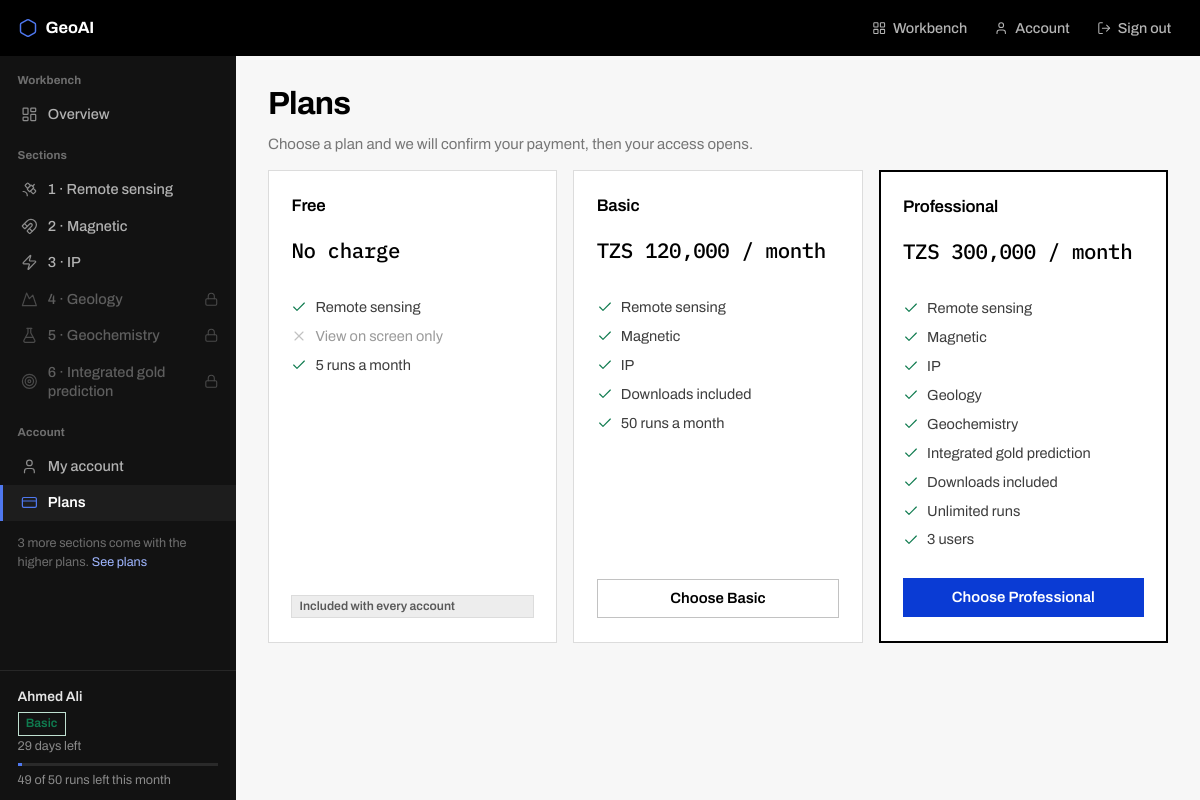
Page /pricing (signed in) on the committed database.
### portal/models.py (models this page shows, shortened)
class User(UserMixin, db.Model):
    __tablename__ = "users"
    id = db.Column(db.Integer, primary_key=True)
    email = db.Column(db.String(190), unique=True, nullable=False, index=True)
    name = db.Column(db.String(120), nullable=False, default="")
    organisation = db.Column(db.String(160), nullable=False, default="")
    phone = db.Column(db.String(40), nullable=False, default="")
    password_hash = db.Column(db.String(255), nullable=False)
    is_admin = db.Column(db.Boolean, nullable=False, default=False)
    is_active_account = db.Column(db.Boolean, nullable=False, default=True)
    created_at = db.Column(db.DateTime, nullable=False, default=now)
    last_login = db.Column(db.DateTime)
    subscriptions = db.relationship("Subscription", back_populates="user", cascade="all, delete-orphan",
                                    order_by="Subscription.id.desc()")
    payments = db.relationship("Payment", back_populates="user", cascade="all, delete-orphan")
    @property
    def is_active(self):
        return self.is_active_account
    @property
    def subscription(self):
        for s in self.subscriptions:
            if s.is_live:
                return s
        return None
    @property
    def plan(self):
        s = self.subscription
        return s.plan if s else Plan.query.filter_by(code="free").first()
    @property
    def expires_at(self):
        s = self.subscription
        return _aware(s.ends_at) if s else None
    @property
    def days_left(self):
        e = self.expires_at
        return None if e is None else max((e - now()).days, 0)
    def allowed_sections(self):
        if self.is_admin:
            return released(SECTIONS)
        p = self.plan
        return p.section_list if p else released(FREE_SECTIONS)
    def uploads_this_month(self):
        start = now().replace(day=1, hour=0, minute=0, second=0, microsecond=0)
        return db.session.query(func.count(UsageEvent.id)).filter(
            UsageEvent.user_id == self.id, UsageEvent.kind == "upload",
            UsageEvent.at >= start).scalar() or 0
    def upload_allowance(self):
        p = self.plan
        limit = p.max_uploads_per_month if p and p.max_uploads_per_month else None
        return self.uploads_this_month(), limit

class Subscription(db.Model):
    __tablename__ = "subscriptions"
    id = db.Column(db.Integer, primary_key=True)
    user_id = db.Column(db.Integer, db.ForeignKey("users.id"), nullable=False, index=True)
    plan_id = db.Column(db.Integer, db.ForeignKey("plans.id"), nullable=False)
    started_at = db.Column(db.DateTime, nullable=False, default=now)
    ends_at = db.Column(db.DateTime, nullable=False)
    status = db.Column(db.String(24), nullable=False, default="active")   # active, cancelled, expired
    note = db.Column(db.String(255), nullable=False, default="")
    created_by = db.Column(db.String(190), nullable=False, default="")    # admin email, or the gateway
    user = db.relationship("User", back_populates="subscriptions")
    plan = db.relationship("Plan")
    @property
    def is_live(self):
        return self.status == "active" and _aware(self.ends_at) > now()

class Plan(db.Model):
    __tablename__ = "plans"
    id = db.Column(db.Integer, primary_key=True)
    code = db.Column(db.String(32), unique=True, nullable=False)        # free, basic, pro
    name = db.Column(db.String(80), nullable=False)
    price = db.Column(db.Float, nullable=False, default=0.0)
    currency = db.Column(db.String(8), nullable=False, default="TZS")
    period_days = db.Column(db.Integer, nullable=False, default=30)
    sections = db.Column(db.Text, nullable=False, default="")           # comma-separated keys of SECTIONS
    can_download = db.Column(db.Boolean, nullable=False, default=False)
    max_uploads_per_month = db.Column(db.Integer, nullable=False, default=0)   # 0 = no limit
    seats = db.Column(db.Integer, nullable=False, default=1)
    is_public = db.Column(db.Boolean, nullable=False, default=True)     # shown on the pricing page
    sort = db.Column(db.Integer, nullable=False, default=0)
    @property
    def section_list(self):
        return released(s for s in (self.sections or "").split(",") if s)
    @property
    def price_label(self):
        if self.price <= 0:
            return "No charge"
        per = {30: "month", 31: "month", 90: "quarter", 365: "year"}.get(self.period_days,
                                                                         f"{self.period_days} days")
        return f"{self.currency} {self.price:,.0f} / {per}"

### portal/billing.py (the view)
@bp.route("/pricing")
def pricing():
    plans = Plan.query.filter_by(is_public=True).order_by(Plan.sort).all()
    return render_template("pricing.html", plans=plans, provider=current_app.config["PAYMENT_PROVIDER"])

### portal/__init__.py (called while the page is built)
def section_name(key):
    from .models import SECTIONS
    return SECTIONS.get(key, str(key).replace("-", " ").capitalize()).split("\u00b7")[-1].strip()

### portal/app/__init__.py (called while the page is built)
def visible_sections():
    return [s for s in SECTIONS if s["key"] not in NEXT_VERSION]

def upload_allowance():
    if current_user.is_admin:
        return 0, None, None
    used, limit = current_user.upload_allowance()
    return used, limit, None if limit is None else max(limit - used, 0)

def nav_context():
    if not current_user.is_authenticated:
        return {"app_sections": [], "locked_count": 0, "allowance": (0, None, None)}
    allowed = set(current_user.allowed_sections())
    have = set(store.sections_with_results(current_user.id))
    items = [{**s, "open": s["key"] in allowed, "has_result": s["key"] in have}
             for s in visible_sections()]
    return {"app_sections": items, "locked_count": sum(0 if i["open"] else 1 for i in items),
            "allowance": upload_allowance()}

### portal/app/store.py (called while the page is built)
def root():
    base = Path(current_app.config["DATA_DIR"]) / "work"
    base.mkdir(parents=True, exist_ok=True)
    return base

def home(user_id):
    p = root() / str(user_id)
    p.mkdir(parents=True, exist_ok=True)
    return p

def _safe(section):
    if section not in SECTIONS:
        raise ValueError(f"unknown section {section!r}")
    return section

def sections_with_results(user_id):
    out = {}
    for section in SECTIONS:
        run = Run.latest(user_id, section)
        if run and run.ok:
            out[section] = run
    return out

    @classmethod
    def latest(cls, user_id, section):
        runs = cls.list(user_id, section)
        return runs[0] if runs else None

    @classmethod
    def list(cls, user_id, section):
        d = home(user_id) / _safe(section)
        if not d.is_dir():
            return []
        runs = [cls(user_id, section, p.name) for p in d.iterdir()
                if p.is_dir() and not p.name.startswith("_")]     # "_draft" is not a run
        runs.sort(key=lambda r: r.id, reverse=True)          # the id starts with the timestamp
        return runs

### portal/icons.py (called while the page is built)
def icon(name, cls="", label=None):
    if name not in names():
        raise KeyError(f"no icon named {name!r} in {SPRITE.name}")
    aria = (f'role="img" aria-label="{label}"' if label else 'aria-hidden="true" focusable="false"')
    classes = f"ico {cls}".strip()
    return Markup(f'<svg class="{classes}" {aria}><use href="#i-{name}"></use></svg>')

### portal/models.py (called while the page is built)
def released(keys):
    return [k for k in keys if k not in NEXT_VERSION]

### portal/templates/pricing.html (shortened to what this page needs)
{% extends "console.html" if current_user.is_authenticated else "base.html" %}
{% block head %}<link rel="stylesheet" href="{{ url_for('static', filename='app.css') }}">{% endblock %}
{% block rail %}{% include "_rail_workbench.html" %}{% endblock %}
{% block main %}{% block body %}
<h1>Plans</h1>
{% if provider == 'manual' %}
<p class="muted">Choose a plan and we will confirm your payment, then your access opens.</p>
{% endif %}
<div class="grid g3">
  {% for p in plans %}
  <div class="plan {% if p.code == 'pro' %}featured{% endif %}">
    <h3>{{ p.name }}</h3>
    <div class="price">{{ p.price_label }}</div>
    <ul>
      {% for s in p.section_list if s != 'home' %}<li>{{ icon('check') }} {{ section_name(s) }}</li>{% endfor %}
      <li class="{{ '' if p.can_download else 'off' }}">{{ icon('check' if p.can_download else 'close') }}
        {{ 'Downloads included' if p.can_download else 'View on screen only' }}</li>
      <li>{{ icon('check') }}
        {{ p.max_uploads_per_month ~ ' runs a month' if p.max_uploads_per_month else 'Unlimited runs' }}</li>
      {% if p.seats > 1 %}<li>{{ icon('check') }} {{ p.seats }} users</li>{% endif %}
    </ul>
    {% if current_user.is_authenticated %}
      {% if p.price > 0 %}
        <a class="btn {{ 'primary' if p.code == 'pro' else 'sec' }} block"
           href="{{ url_for('billing.subscribe', code=p.code) }}">Choose {{ p.name }}</a>
      {% else %}<span class="tag no">Included with every account</span>{% endif %}
    {% else %}
      <a class="btn {{ 'primary' if p.code == 'pro' else 'sec' }} block"
         href="{{ url_for('auth.register') }}">Create an account</a>
    {% endif %}
  </div>
  {% endfor %}
</div>
{% endblock %}
{% endblock %}

### portal/templates/console.html (shortened to what this page needs)
{% extends "base.html" %}
{% block page %}
<div class="console">
  <aside class="rail" id="rail">
    {% block rail %}{% endblock %}
    <div class="rail-foot">
      <span class="who">{{ current_user.name or current_user.email }}</span>
      {% if current_user.is_admin %}
        <span class="tag ok">Administrator</span>
      {% else %}
        <span class="tag {{ 'ok' if current_user.subscription else 'no' }}">{{ current_user.plan.name }}</span>
        {% if current_user.days_left is not none %}<br>{{ current_user.days_left }} days left{% endif %}
        {% if allowance is defined and allowance[1] %}
          <div class="meter"><i style="width:{{ (100 * allowance[0] / allowance[1]) | round | int }}%"></i></div>
          {{ allowance[2] }} of {{ allowance[1] }} runs left this month
        {% endif %}
      {% endif %}
    </div>
  </aside>
  <main class="work">
    {% block main %}{% endblock %}
  </main>
</div>
{% endblock %}

### portal/static/style.css (style rules this page uses)
:root { --white:#ffffff; --g50:#f7f7f7; --g100:#ededed; --g150:#e4e4e4; --g200:#dcdcdc; --g300:#c2c2c2; --g400:#9a9a9a; --g500:#767676; --g600:#5a5a5a; --g700:#3d3d3d; --g800:#2a2a2a; --g900:#1c1c1c; --black:#000000; --blue:#0a3bd4; --blue-dk:#0730a6; --blue-lt:#4f78ef; --blue-wash:#edf1fd; --red:#c8102e; --red-wash:#fdeef0; --green:#0f7b4f; --green-wash:#eaf6f0; --amber:#8a5b00; --amber-wash:#fdf4e3; --ink:var(--black); --body:var(--g800); --muted:var(--g500); --line:var(--g200); --bg:var(--g50); --card:var(--white); --rail:#121212; --mono:"IBM Plex Mono",ui-monospace,SFMono-Regular,Menlo,Consolas,monospace; --sans:"Archivo","Archivo Fallback",system-ui,-apple-system,"Segoe UI",Roboto,sans-serif; --h-top:56px; --w-rail:236px; }
* { box-sizing:border-box }
html { -webkit-text-size-adjust:100% }
body { margin:0;background:var(--bg);color:var(--body); font:400 15px/1.55 var(--sans); font-feature-settings:"kern" 1; -webkit-font-smoothing:antialiased }
img,svg,video { max-width:100% }
a { color:var(--blue);text-decoration:none }
h1,h2,h3,h4 { color:var(--ink);font-weight:600;letter-spacing:-0.012em;margin:0 0 .6rem }
h1 { font-size:2rem;line-height:1.15;font-weight:700;letter-spacing:-0.022em }
h3 { font-size:1.06rem;line-height:1.3 }
p { margin:0 0 .9rem;max-width:74ch }
ul,ol { margin:0 0 .9rem;padding-left:1.15rem;max-width:74ch }
li { margin:.3rem 0 }
.muted { color:var(--muted) }
.ico { width:1.15em;height:1.15em;flex:none;vertical-align:-0.2em;stroke-width:1.75 }
.ico.sm { width:1em;height:1em }
header.top .brand .ico { width:1.25rem;height:1.25rem;color:var(--blue-lt) }
.grid { display:grid;gap:1rem }
.g3 { grid-template-columns:repeat(auto-fit,minmax(215px,1fr)) }
.btn { display:inline-flex;align-items:center;justify-content:center;gap:.45rem; background:var(--black);color:#fff;border:1px solid var(--black);border-radius:0; padding:.56rem 1.05rem;font:inherit;font-weight:600;font-size:.93rem;line-height:1.3; cursor:pointer;text-decoration:none;transition:background .12s,border-color .12s,color .12s }
.btn.primary { background:var(--blue);border-color:var(--blue) }
.btn.sec { background:#fff;color:var(--ink);border-color:var(--g300) }
.btn.block { width:100% }
.tag { display:inline-flex;align-items:center;gap:.3rem;padding:.12rem .45rem;font-size:.76rem; font-weight:600;border:1px solid;border-radius:0;line-height:1.45 }
.tag.ok { color:var(--green);background:var(--green-wash);border-color:#bfe0d1 }
.tag.no { color:var(--g600);background:var(--g100);border-color:var(--g200) }
.plan { background:#fff;border:1px solid var(--line);padding:1.5rem 1.4rem;display:flex; flex-direction:column }
.plan.featured { border-color:var(--black);border-width:2px }
.plan h3 { font-size:1.05rem }
.plan .price { font-family:var(--mono);font-size:1.3rem;font-weight:500;color:var(--ink); margin:.5rem 0 1rem;font-variant-numeric:tabular-nums;letter-spacing:-0.02em }
.plan ul { list-style:none;padding:0;margin:.4rem 0 1.3rem;font-size:.91rem;flex:1 }
.plan li { display:flex;gap:.5rem;align-items:flex-start;margin:.4rem 0;color:var(--g700) }
.plan li .ico { color:var(--green);width:1rem;height:1rem;margin-top:.22em }
.plan li.off { color:var(--g400) }
.plan li.off .ico { color:var(--g300) }

### portal/static/app.css (style rules this page uses)
.console { display:grid;grid-template-columns:var(--w-rail) minmax(0,1fr); min-height:calc(100vh - var(--h-top)); background:linear-gradient(to right,var(--rail) 0 var(--w-rail),var(--bg) var(--w-rail)) }
.rail { position:sticky;top:var(--h-top);align-self:start;height:calc(100vh - var(--h-top)); overflow-y:auto;background:var(--rail);color:#9d9d9d;display:flex;flex-direction:column; padding:.9rem 0 .6rem;scrollbar-width:thin }
.work { min-width:0;padding:1.9rem 2rem 5rem;background:var(--bg) }
.work > h1:first-child { margin-top:0 }
.rail-nav a .ico { width:1.05rem;height:1.05rem;color:#8a8a8a;flex:none }
.rail-nav a.on .ico { color:var(--blue-lt) }
.rail-nav .off .ico { color:#4a4a4a }
.rail-foot { margin-top:auto;padding:.9rem 1.1rem 0;border-top:1px solid #272727;font-size:.79rem; color:#8a8a8a;line-height:1.6 }
.rail-foot .who { color:#e4e4e4;font-weight:600;font-size:.86rem;display:block;margin-bottom:.3rem; overflow:hidden;text-overflow:ellipsis }
.rail-foot .tag { background:transparent }
.rail-foot .meter { height:3px;background:#2a2a2a;margin:.45rem 0 .25rem }
.rail-foot .meter > i { display:block;height:100%;background:var(--blue-lt) }

### rows in the picture
User: name "Ahmed Ali"
Subscription: plan.name "Basic", days_left "29"
Plan: name "Free", price_label "No charge", section_name "Remote sensing", can_download "View on screen only", max_uploads_per_month "5 runs a month", shows "Included with every account"
Plan: name "Basic", price_label "TZS 120,000 / month", section_name "Remote sensing" "Magnetic" "IP", can_download "Downloads included", max_uploads_per_month "50 runs a month"
Plan: name "Professional", price_label "TZS 300,000 / month", section_name "Remote sensing" "Magnetic" "IP" "Geology" "Geochemistry" "Integrated gold prediction", can_download "Downloads included", max_uploads_per_month "Unlimited runs", seats "3"

### other values in the picture
{{ BRAND }} "GeoAI"
{{ s.title }} "1 · Remote sensing" "2 · Magnetic" "3 · IP"
{{ s.title }} "4 · Geology" "5 · Geochemistry" "6 · Integrated gold prediction"
{{ locked_count }} "3"
{{ '' if locked_count == 1 else 's' }} "s"
{{ allowance[2] }} "49"
{{ allowance[1] }} "50"
